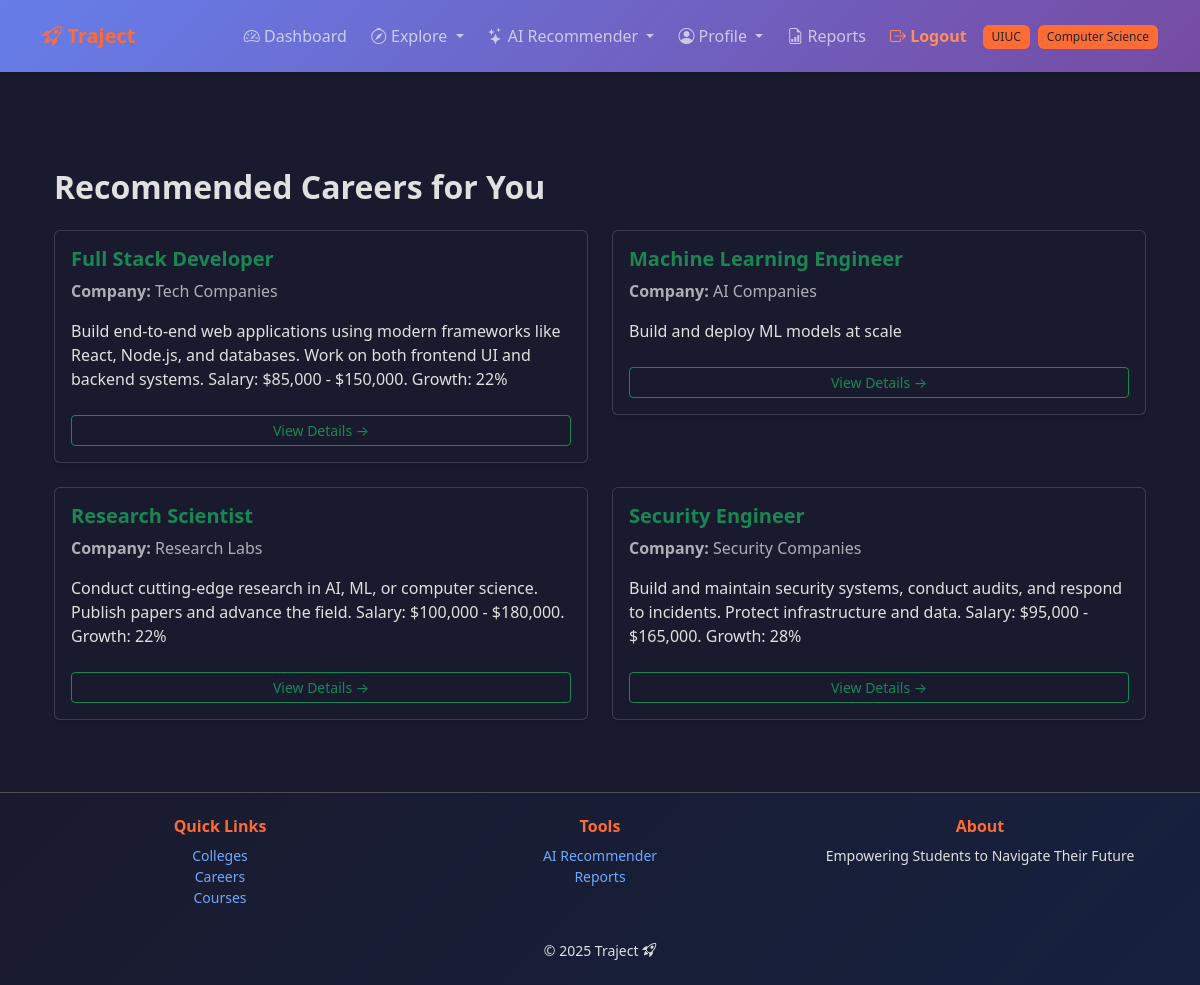
The page /careers/recommended/ (signed in) on the database its author committed.
### accounts/models.py (models this page shows, shortened)
class UserProfile(models.Model):
    ACADEMIC_YEARS = [
        ('FR', 'Freshman'),
        ('SO', 'Sophomore'),
        ('JR', 'Junior'),
        ('SR', 'Senior'),
        ('GR', 'Graduate'),
    ]
    user = models.OneToOneField(
        User, on_delete=models.CASCADE, related_name='profile'
    )
    college = models.ForeignKey(
        "colleges.College",
        on_delete=models.SET_NULL,
        null=True, blank=True,
        related_name='students'
    )
    major = models.ForeignKey(
        "colleges.Major",
        on_delete=models.SET_NULL,
        null=True, blank=True,
        related_name='major_students'
    )
    minors = models.ManyToManyField(
        "colleges.Major",
        blank=True,
        related_name='minor_students',
        help_text="Optional secondary areas of study."
    )
    gpa = models.DecimalField(
        max_digits=4,
        decimal_places=2,
        validators=[MinValueValidator(0.0), MaxValueValidator(4.0)],
        null=True, blank=True,
        help_text="GPA on a 4.0 scale."
    )
    academic_year = models.CharField(
        max_length=2,
        choices=ACADEMIC_YEARS,
        default='FR'
    )
    personal_interests = models.TextField(blank=True)
    career_goals = models.TextField(blank=True)
    clubs_interest = models.TextField(blank=True)
    clubs_user_is_a_part_of = models.TextField(blank=True)
    skills = models.TextField(blank=True)
    work_experience = models.TextField(blank=True)
    preferred_industries = models.TextField(blank=True)
    preferred_locations = models.TextField(blank=True)
    preferred_positions = models.TextField(blank=True)
    preferred_company = models.TextField(blank=True)
    created_at = models.DateTimeField(auto_now_add=True)
    class Meta:
        ordering = ['user__username']
        verbose_name = "User Profile"
        verbose_name_plural = "User Profiles"
    def get_skills_list(self):
        if not self.skills:
            return []
        return [s.strip() for s in self.skills.split(',') if s.strip()]
    def get_interests_list(self):
        if not self.personal_interests:
            return []
        return [i.strip() for i in self.personal_interests.split(',') if i.strip()]

### colleges/models.py (models this page shows, shortened)
class College(models.Model):
    college_name = models.CharField(max_length=300)  # Full college name
    city = models.CharField(max_length=100)
    state = models.CharField(max_length=100)
    abbreviation = models.CharField(max_length=50, unique=True)  # e.g. UIUC
    logo_url = models.URLField(blank=True, null=True)
    class Meta:
        ordering = ["college_name"]

class Major(models.Model):
    college = models.ForeignKey(
        College, on_delete=models.CASCADE, related_name="majors"
    )
    name = models.CharField(max_length=120)
    code = models.CharField(max_length=20, blank=True)  # e.g., CS, ECE, etc.
    class Meta:
        unique_together = ("college", "name")  # Prevent duplicates within same college
        ordering = ["college__abbreviation", "name"]

### careers/models.py (models this page shows, shortened)
class Career(models.Model):
    title = models.CharField(max_length=150)
    company = models.CharField(max_length=100, blank=True, null=True)
    industries = models.JSONField(default=list, blank=True)
    skills = models.JSONField(default=list, blank=True)
    description = models.TextField(blank=True)
    created_at = models.DateTimeField(auto_now_add=True)
    class Meta:
        ordering = ["title"]
        verbose_name = "Career"
        verbose_name_plural = "Careers"

### careers/views.py (the view)
# urls.py: path("recommended/", views.recommended_careers_view, name="recommended"),
@login_required
def recommended_careers_view(request):
    user_profile = getattr(request.user, "profile", None)
    recommended = Career.objects.none()
    if user_profile:
        skills_list = user_profile.get_skills_list()
        interests_list = user_profile.get_interests_list()
        keywords = set(skills_list) | set(interests_list)
        if keywords:
            from django.db.models import Q
            query = Q()
            for keyword in keywords:
                query |= Q(description__icontains=keyword) | Q(title__icontains=keyword)
            recommended = Career.objects.filter(query).distinct()[:10]
    return render(request, "careers/recommended_careers.html", {"recommended": recommended})

### templates/careers/recommended_careers.html (shortened to what this page needs)
{% extends "accounts/base.html" %}
{% block content %}
<div class="container mt-5">
 <h2 class="fw-bold mb-4">Recommended Careers for You</h2>
 {% if recommended %}
 <div class="row">
 {% for career in recommended %}
 <div class="col-md-6 mb-4">
 <div class="card p-3 hover-card shadow-sm">
 <h5 class="fw-bold text-success">{{ career.title }}</h5>
 <p class="text-muted"><strong>Company:</strong> {{ career.company }}</p>
 <p>{{ career.description|truncatewords:30 }}</p>
 <a href="{% url 'careers:career_detail' career.id %}" class="btn btn-outline-success btn-sm mt-2">View Details →</a>
 </div>
 </div>
 {% endfor %}
 </div>
 {% else %}
 <p class="text-muted">No personalized recommendations found yet. Add more skills or interests in your profile!</p>
 {% endif %}
</div>
{% endblock %}

### templates/accounts/base.html (shortened to what this page needs)
{% load static %}
<!DOCTYPE html>
<html lang="en" data-bs-theme="dark">
 <head>
 <link
 href="https://cdn.jsdelivr.net/npm/bootstrap@5.3.3/dist/css/bootstrap.min.css"
 rel="stylesheet"
 >
 <link
 rel="stylesheet"
 href="https://cdn.jsdelivr.net/npm/bootstrap-icons@1.11.3/font/bootstrap-icons.min.css"
 >
 <link rel="stylesheet" href="{% static 'css/traject.css' %}">
 </head>
 <body class="traject-bg d-flex flex-column min-vh-100">
 <nav class="navbar navbar-expand-lg traject-navbar py-3">
 <div class="container">
 <a class="navbar-brand fw-bold text-accent" href="/">
 <i class="bi bi-rocket-takeoff"></i> Traject
 </a>
 <div class="collapse navbar-collapse" id="navbarNav">
 <ul class="navbar-nav ms-auto align-items-center gap-2">
 {% if user.is_authenticated %}
 <li class="nav-item">
 <a class="nav-link" href="{% url 'accounts:dashboard' %}">
 <i class="bi bi-speedometer2"></i> Dashboard
 </a>
 </li>
 <li class="nav-item dropdown">
 <a class="nav-link dropdown-toggle" href="#" role="button" data-bs-toggle="dropdown">
 <i class="bi bi-compass"></i> Explore
 </a>
 </li>
 <li class="nav-item dropdown">
 <a class="nav-link dropdown-toggle" href="#" role="button" data-bs-toggle="dropdown">
 <i class="bi bi-stars"></i> AI Recommender
 </a>
 </li>
 <li class="nav-item dropdown">
 <a class="nav-link dropdown-toggle" href="#" role="button" data-bs-toggle="dropdown">
 <i class="bi bi-person-circle"></i> Profile
 </a>
 </li>
 <li class="nav-item">
 <a class="nav-link" href="{% url 'accounts:reports' %}">
 <i class="bi bi-file-earmark-bar-graph"></i> Reports
 </a>
 </li>
 <li class="nav-item">
 <a class="nav-link fw-semibold text-accent-dark" href="{% url 'accounts:logout' %}">
 <i class="bi bi-box-arrow-right"></i> Logout
 </a>
 </li>
 {% if user.profile.college %}
 <li class="nav-item">
 <span class="badge bg-accent text-dark" data-bs-toggle="tooltip" title="Your College">
 {{ user.profile.college.abbreviation }}
 </span>
 </li>
 {% endif %}
 {% if user.profile.major %}
 <li class="nav-item">
 <span class="badge bg-accent text-dark" data-bs-toggle="tooltip" title="Your Major">
 {{ user.profile.major.name }}
 </span>
 </li>
 {% endif %}
 {% else %}
 <li class="nav-item"><a class="nav-link" href="{% url 'accounts:login' %}">Login</a></li>
 <li class="nav-item">
 <a class="btn btn-accent btn-sm" href="{% url 'accounts:signup' %}">Sign Up</a>
 </li>
 {% endif %}
 </ul>
 </div>
 </div>
 </nav>
 <main class="flex-grow-1 py-5">
 <div class="container">
 {% block content %}{% endblock %}
 </div>
 </main>
 <footer class="footer text-center py-4 border-top">
 <div class="container">
 <div class="row mb-3">
 <div class="col-md-4 mb-3 mb-md-0">
 <h6 class="text-accent fw-bold">Quick Links</h6>
 <ul class="list-unstyled small">
 <li><a href="{% url 'colleges:list' %}" class="text-decoration-none">Colleges</a></li>
 <li><a href="{% url 'careers:list' %}" class="text-decoration-none">Careers</a></li>
 <li><a href="{% url 'catalog:courses' %}" class="text-decoration-none">Courses</a></li>
 </ul>
 </div>
 <div class="col-md-4 mb-3 mb-md-0">
 <h6 class="text-accent fw-bold">Tools</h6>
 <ul class="list-unstyled small">
 {% if user.is_authenticated %}
 <li><a href="{% url 'recommender:dashboard' %}" class="text-decoration-none">AI Recommender</a></li>
 <li><a href="{% url 'accounts:reports' %}" class="text-decoration-none">Reports</a></li>
 {% else %}
 <li><a href="{% url 'accounts:login' %}" class="text-decoration-none">Login</a></li>
 <li><a href="{% url 'accounts:signup' %}" class="text-decoration-none">Sign Up</a></li>
 {% endif %}
 </ul>
 </div>
 <div class="col-md-4">
 <h6 class="text-accent fw-bold">About</h6>
 <p class="small mb-0">Empowering Students to Navigate Their Future</p>
 </div>
 </div>
 <p class="mb-0 small">&copy; {% now "Y" %} Traject <i class="bi bi-rocket-takeoff"></i></p>
 </div>
 </footer>
 </body>
</html>

### static/css/traject.css (style rules this page uses)
:root { --traject-primary: #667eea; --traject-secondary: #764ba2; --traject-accent: #FF6B35; --traject-dark: #1a1a2e; --traject-light: #f8f9fa; }
[data-bs-theme="dark"] { --bs-body-bg: #1a1a2e; --bs-body-color: #e0e0e0; }
.traject-bg { background-color: var(--traject-dark); }
.traject-navbar { background: linear-gradient(135deg, var(--traject-primary) 0%, var(--traject-secondary) 100%); box-shadow: 0 2px 4px rgba(0,0,0,.1); }
.text-accent { color: var(--traject-accent) !important; }
.text-accent-dark { color: #ff8c61 !important; }
.bg-accent { background-color: var(--traject-accent) !important; }
.card { transition: transform 0.3s ease, box-shadow 0.3s ease; }
.badge { padding: 0.5em 0.75em; font-weight: 500; }
.footer { background: linear-gradient(135deg, #1a1a2e 0%, #16213e 100%); border-top: 2px solid var(--traject-primary); }
html { scroll-behavior: smooth; }
.btn { transition: all 0.3s ease; }

### rows shown on the page
Career: title "Full Stack Developer", company "Tech Companies", description "Build end-to-end web applications using modern frameworks like React, Node.js, and databases. Work on both frontend UI and backend systems. Salary: $85,000 - $150,000. Growth: 22%"
Career: title "Machine Learning Engineer", company "AI Companies", description "Build and deploy ML models at scale"
Career: title "Research Scientist", company "Research Labs", description "Conduct cutting-edge research in AI, ML, or computer science. Publish papers and advance the field. Salary: $100,000 - $180,000. Growth: 22%"
Career: title "Security Engineer", company "Security Companies", description "Build and maintain security systems, conduct audits, and respond to incidents. Protect infrastructure and data. Salary: $95,000 - $165,000. Growth: 28%"

### other values the page prints
{{ user.profile.college.abbreviation }} "UIUC"
{{ user.profile.major.name }} "Computer Science"
